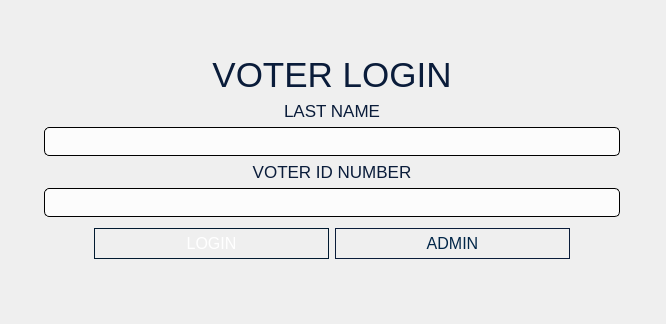
<?xml version="1.0" encoding="UTF-8"?>
<ui version="4.0">
 <class>loginsystem</class>
 <widget class="QDialog" name="loginsystem">
  <property name="geometry">
   <rect>
    <x>0</x>
    <y>0</y>
    <width>666</width>
    <height>324</height>
   </rect>
  </property>
  <property name="cursor">
   <cursorShape>ArrowCursor</cursorShape>
  </property>
  <property name="windowTitle">
   <string>PolliTech</string>
  </property>
  <property name="windowIcon">
   <iconset resource="../VVM.qrc">
    <normaloff>:/backgrounds/Smol logo no bg.png</normaloff>:/backgrounds/Smol logo no bg.png</iconset>
  </property>
  <property name="styleSheet">
   <string notr="true">QDialog {
    background: qlineargradient(
        x1: 0, y1: 0,
        x2: 0, y2: 1,
        stop: 0 #f0f0f0,
        stop: 1 #e0e0e0
    );
}</string>
  </property>
  <layout class="QGridLayout" name="gridLayout_2">
   <item row="0" column="0">
    <widget class="QLabel" name="label_2">
     <property name="maximumSize">
      <size>
       <width>281</width>
       <height>281</height>
      </size>
     </property>
     <property name="frameShape">
      <enum>QFrame::Shape::NoFrame</enum>
     </property>
     <property name="lineWidth">
      <number>0</number>
     </property>
     <property name="text">
      <string/>
     </property>
     <property name="pixmap">
      <pixmap resource="../VVM.qrc">:/backgrounds/256x256 name no bg.png</pixmap>
     </property>
     <property name="scaledContents">
      <bool>true</bool>
     </property>
     <property name="alignment">
      <set>Qt::AlignmentFlag::AlignCenter</set>
     </property>
     <property name="wordWrap">
      <bool>false</bool>
     </property>
     <property name="indent">
      <number>-1</number>
     </property>
     <property name="textInteractionFlags">
      <set>Qt::TextInteractionFlag::NoTextInteraction</set>
     </property>
    </widget>
   </item>
   <item row="0" column="1">
    <layout class="QGridLayout" name="gridLayout">
     <property name="sizeConstraint">
      <enum>QLayout::SizeConstraint::SetMaximumSize</enum>
     </property>
     <property name="topMargin">
      <number>35</number>
     </property>
     <property name="rightMargin">
      <number>15</number>
     </property>
     <property name="bottomMargin">
      <number>0</number>
     </property>
     <item row="0" column="0" alignment="Qt::AlignmentFlag::AlignBottom">
      <widget class="QLabel" name="label_4">
       <property name="sizePolicy">
        <sizepolicy hsizetype="Preferred" vsizetype="Fixed">
         <horstretch>0</horstretch>
         <verstretch>0</verstretch>
        </sizepolicy>
       </property>
       <property name="styleSheet">
        <string notr="true">QLabel {
	font: 700 9pt &quot;Segoe UI&quot;;
	font-size: 35px;
	color: #0A1C3A;
}</string>
       </property>
       <property name="text">
        <string>VOTER LOGIN</string>
       </property>
       <property name="alignment">
        <set>Qt::AlignmentFlag::AlignCenter</set>
       </property>
      </widget>
     </item>
     <item row="3" column="0">
      <layout class="QHBoxLayout" name="horizontalLayout">
       <property name="leftMargin">
        <number>70</number>
       </property>
       <property name="topMargin">
        <number>5</number>
       </property>
       <property name="rightMargin">
        <number>70</number>
       </property>
       <property name="bottomMargin">
        <number>45</number>
       </property>
       <item>
        <widget class="QPushButton" name="LoginButton">
         <property name="cursor">
          <cursorShape>PointingHandCursor</cursorShape>
         </property>
         <property name="styleSheet">
          <string notr="true">QPushButton {
    font: 600 9pt &quot;Segoe UI&quot;;
    font-size: 16px;
    color: white;

    background-color: qlineargradient(
        x1:0, y1:0, x2:0, y2:1,
        stop:0 rgb(1, 120, 200),
        stop:1 rgb(1, 100, 182)
    );

    border: 1px solid rgb(1, 26, 48);
    border-radius: 16px;
    padding: 5px 15px;
}

QPushButton:hover {
    background-color: qlineargradient(
        x1:0, y1:0, x2:0, y2:1,
        stop:0 rgb(30, 145, 220),
        stop:1 rgb(0, 90, 165)
    );
}

QPushButton:pressed {
    background-color: rgb(0, 75, 140);
    padding-top: 6px;
    padding-bottom: 4px;
}

QPushButton:focus {
    outline: none;
    border: 2px solid #0A1C3A;
}</string>
         </property>
         <property name="text">
          <string>LOGIN</string>
         </property>
        </widget>
       </item>
       <item>
        <widget class="QPushButton" name="AdminButton">
         <property name="cursor">
          <cursorShape>PointingHandCursor</cursorShape>
         </property>
         <property name="styleSheet">
          <string notr="true">QPushButton {
    font: 600 9pt &quot;Segoe UI&quot;;
    font-size: 16px;
    color: #012648;

    background-color: qlineargradient(
        x1:0, y1:0, x2:0, y2:1,
        stop:0 rgb(255, 210, 30),
        stop:1 rgb(254, 196, 1)
    );

    border: 1px solid #0A1C3A;
    border-radius: 16px;
    padding: 5px 15px;
}

QPushButton:hover {
    background-color: qlineargradient(
        x1:0, y1:0, x2:0, y2:1,
        stop:0 rgb(255, 225, 90),
        stop:1 rgb(255, 205, 30)
    );
}

QPushButton:pressed {
    background-color: rgb(240, 180, 0);
    padding-top: 6px;
    padding-bottom: 4px;
}

QPushButton:focus {
    outline: none;
    border: 2px solid 	#C49102;
}</string>
         </property>
         <property name="text">
          <string>ADMIN</string>
         </property>
        </widget>
       </item>
      </layout>
     </item>
     <item row="2" column="0">
      <layout class="QVBoxLayout" name="verticalLayout_2">
       <property name="leftMargin">
        <number>20</number>
       </property>
       <property name="rightMargin">
        <number>20</number>
       </property>
       <item>
        <widget class="QLabel" name="label_3">
         <property name="styleSheet">
          <string notr="true">QLabel {
	font: 600 9pt &quot;Segoe UI&quot;;
	font-size: 17px;
	color: #0A1C3A;
}</string>
         </property>
         <property name="text">
          <string>VOTER ID NUMBER</string>
         </property>
         <property name="alignment">
          <set>Qt::AlignmentFlag::AlignCenter</set>
         </property>
        </widget>
       </item>
       <item>
        <widget class="QLineEdit" name="lineEdit_VIN">
         <property name="sizePolicy">
          <sizepolicy hsizetype="MinimumExpanding" vsizetype="Fixed">
           <horstretch>0</horstretch>
           <verstretch>0</verstretch>
          </sizepolicy>
         </property>
         <property name="styleSheet">
          <string notr="true">QLineEdit {
background-color: rgba(255,255,255,200);
color: #0A1C3A;
font: 9pt &quot;Segoe UI&quot;;
font-size: 16px;
padding: 3px;
border: 1px solid black;
border-radius: 5px;
}</string>
         </property>
         <property name="alignment">
          <set>Qt::AlignmentFlag::AlignCenter</set>
         </property>
        </widget>
       </item>
      </layout>
     </item>
     <item row="1" column="0">
      <layout class="QVBoxLayout" name="verticalLayout">
       <property name="leftMargin">
        <number>20</number>
       </property>
       <property name="rightMargin">
        <number>20</number>
       </property>
       <item>
        <widget class="QLabel" name="label">
         <property name="styleSheet">
          <string notr="true">QLabel {
	font: 600 9pt &quot;Segoe UI&quot;;
	font-size: 17px;
	color: #0A1C3A;
}</string>
         </property>
         <property name="text">
          <string>LAST NAME</string>
         </property>
         <property name="alignment">
          <set>Qt::AlignmentFlag::AlignCenter</set>
         </property>
        </widget>
       </item>
       <item>
        <widget class="QLineEdit" name="lineEdit_lastName">
         <property name="sizePolicy">
          <sizepolicy hsizetype="MinimumExpanding" vsizetype="Fixed">
           <horstretch>0</horstretch>
           <verstretch>0</verstretch>
          </sizepolicy>
         </property>
         <property name="styleSheet">
          <string notr="true">QLineEdit {
background-color: rgba(255,255,255,200);
color: #0A1C3A;
font: 9pt &quot;Segoe UI&quot;;
font-size: 16px;
padding: 3px;
border: 1px solid black;
border-radius: 5px;
}</string>
         </property>
         <property name="alignment">
          <set>Qt::AlignmentFlag::AlignCenter</set>
         </property>
        </widget>
       </item>
      </layout>
     </item>
    </layout>
   </item>
  </layout>
 </widget>
 <tabstops>
  <tabstop>lineEdit_lastName</tabstop>
  <tabstop>lineEdit_VIN</tabstop>
  <tabstop>LoginButton</tabstop>
  <tabstop>AdminButton</tabstop>
 </tabstops>
 <resources>
  <include location="../VVM.qrc"/>
 </resources>
 <connections/>
</ui>
